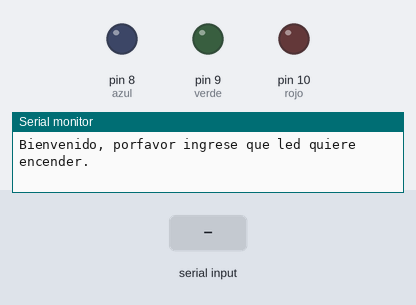
This sketch was run on a simulated Arduino Uno, built with avr-gcc and run on an emulated ATmega328P. On the bench: output pins drawn as LEDs (lit = HIGH), the last lines printed to the serial monitor. The test bench sets the inputs (shaded band).

Above: at 1.2 s.
1.3 s: "rojo" received over Serial
At 3.5 s:
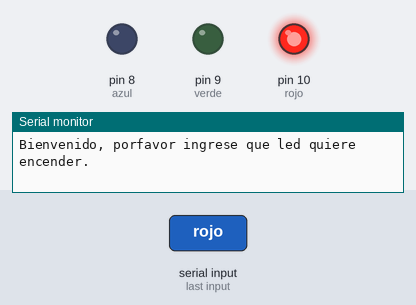
3.8 s: "verde" received over Serial
At 5.5 s:
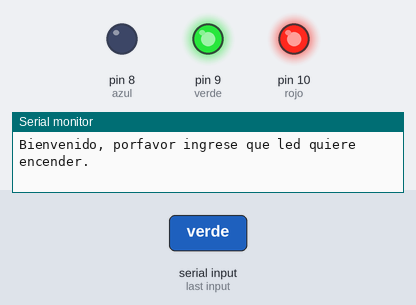
6.3 s: "azul" received over Serial
At 8.4 s:
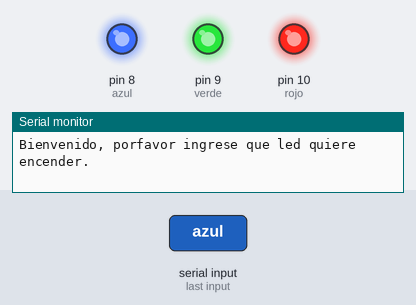
8.7 s: "apagar rojo" received over Serial
At 10.4 s:
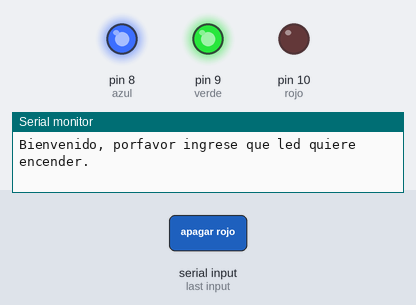
11.1 s: "apagar azul" received over Serial
At 13.3 s:
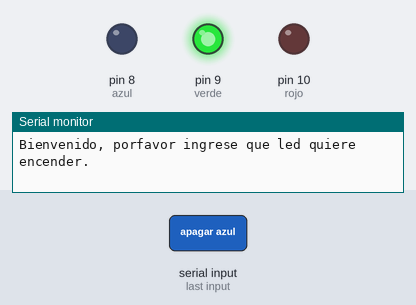
13.6 s: "apagar verde" received over Serial
At 15.4 s:
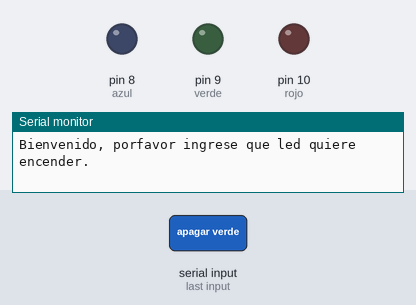
Timing chart, 0 to 16.9 s (numbered marks = the images above; inputs shaded):
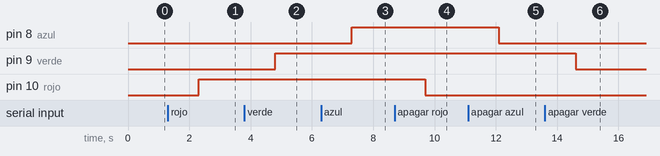

Measured:
- after the input at 1.3 s, pin 10 (rojo): LOW → HIGH after 1.0 s
- after the input at 3.8 s, pin 9 (verde): LOW → HIGH after 1.0 s
- after the input at 6.3 s, pin 8 (azul): LOW → HIGH after 1.0 s
- after the input at 8.7 s, pin 10 (rojo): HIGH → LOW after 1.0 s
- after the input at 11.1 s, pin 8 (azul): HIGH → LOW after 1.0 s
- after the input at 13.6 s, pin 9 (verde): HIGH → LOW after 1.0 s

The sketch:

Proyecto_11.ino
```cpp
int azul = 8, verde = 9, rojo = 10;
String msg1 = "Bienvenido, porfavor ingrese que led quiere encender.";
String rta;

void setup() {
  // put your setup code here, to run once:
  Serial.begin(115200);
  pinMode(azul, OUTPUT);
  pinMode(verde, OUTPUT);
  pinMode(rojo, OUTPUT);
}

void loop() {
  // put your main code here, to run repeatedly:
  Serial.println();
  Serial.println(msg1);
  while (Serial.available() == 0) {
  }
  rta = Serial.readString();
  rta.trim();
  rta.toLowerCase(); // Así 'Rojo', 'ROJO', 'roJo' funcionan igual
  if(rta == "rojo") {
    digitalWrite(rojo, HIGH);
  }
  else if (rta == "verde") {
    digitalWrite(verde, HIGH);
  }
  else if (rta == "azul") {
    digitalWrite(azul, HIGH);
  }
  else if (rta == "apagar rojo") {
    digitalWrite(rojo, LOW);
  }
  else if (rta == "apagar azul") {
    digitalWrite(azul, LOW);
  }
  else if (rta == "apagar verde") {
    digitalWrite(verde, LOW);
  }
  else if (rta == "stop") {
    digitalWrite(azul, LOW);
    digitalWrite(rojo, LOW);
    digitalWrite(verde, LOW);
  }
}
```
